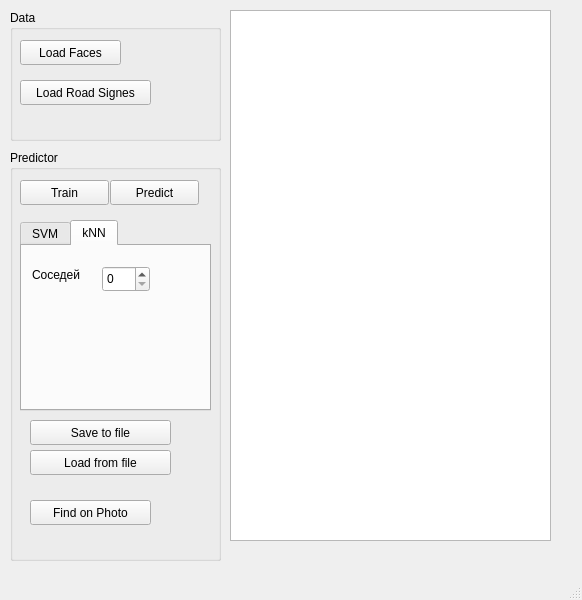
<?xml version="1.0" encoding="UTF-8"?>
<ui version="4.0">
 <class>MainWindow</class>
 <widget class="QMainWindow" name="MainWindow">
  <property name="geometry">
   <rect>
    <x>0</x>
    <y>0</y>
    <width>582</width>
    <height>600</height>
   </rect>
  </property>
  <property name="windowTitle">
   <string>MainWindow</string>
  </property>
  <widget class="QWidget" name="centralWidget">
   <widget class="QTextEdit" name="textEdit_status">
    <property name="geometry">
     <rect>
      <x>230</x>
      <y>10</y>
      <width>321</width>
      <height>531</height>
     </rect>
    </property>
   </widget>
   <widget class="QGroupBox" name="groupBox">
    <property name="geometry">
     <rect>
      <x>10</x>
      <y>10</y>
      <width>211</width>
      <height>131</height>
     </rect>
    </property>
    <property name="title">
     <string>Data</string>
    </property>
    <widget class="QPushButton" name="pushButton_load_faces">
     <property name="geometry">
      <rect>
       <x>10</x>
       <y>30</y>
       <width>101</width>
       <height>25</height>
      </rect>
     </property>
     <property name="text">
      <string>Load Faces</string>
     </property>
    </widget>
    <widget class="QPushButton" name="pushButton_loaddata">
     <property name="geometry">
      <rect>
       <x>10</x>
       <y>70</y>
       <width>131</width>
       <height>25</height>
      </rect>
     </property>
     <property name="text">
      <string>Load Road Signes</string>
     </property>
    </widget>
   </widget>
   <widget class="QGroupBox" name="groupBox_2">
    <property name="geometry">
     <rect>
      <x>10</x>
      <y>150</y>
      <width>211</width>
      <height>411</height>
     </rect>
    </property>
    <property name="title">
     <string>Predictor</string>
    </property>
    <widget class="QPushButton" name="pushButton_train">
     <property name="geometry">
      <rect>
       <x>10</x>
       <y>30</y>
       <width>89</width>
       <height>25</height>
      </rect>
     </property>
     <property name="text">
      <string>Train</string>
     </property>
    </widget>
    <widget class="QPushButton" name="pushButton_predict">
     <property name="geometry">
      <rect>
       <x>100</x>
       <y>30</y>
       <width>89</width>
       <height>25</height>
      </rect>
     </property>
     <property name="text">
      <string>Predict</string>
     </property>
    </widget>
    <widget class="QPushButton" name="pushButton_save_predictor">
     <property name="geometry">
      <rect>
       <x>20</x>
       <y>270</y>
       <width>141</width>
       <height>25</height>
      </rect>
     </property>
     <property name="text">
      <string>Save to file</string>
     </property>
    </widget>
    <widget class="QPushButton" name="pushButton_load_predictor">
     <property name="geometry">
      <rect>
       <x>20</x>
       <y>300</y>
       <width>141</width>
       <height>25</height>
      </rect>
     </property>
     <property name="text">
      <string>Load from file</string>
     </property>
    </widget>
    <widget class="QTabWidget" name="tabWidget">
     <property name="geometry">
      <rect>
       <x>10</x>
       <y>70</y>
       <width>191</width>
       <height>191</height>
      </rect>
     </property>
     <property name="currentIndex">
      <number>1</number>
     </property>
     <widget class="QWidget" name="tab">
      <attribute name="title">
       <string>SVM</string>
      </attribute>
     </widget>
     <widget class="QWidget" name="tab_2">
      <attribute name="title">
       <string>kNN</string>
      </attribute>
      <widget class="QSpinBox" name="spinBox">
       <property name="geometry">
        <rect>
         <x>80</x>
         <y>20</y>
         <width>48</width>
         <height>26</height>
        </rect>
       </property>
      </widget>
      <widget class="QLabel" name="label">
       <property name="geometry">
        <rect>
         <x>10</x>
         <y>20</y>
         <width>67</width>
         <height>17</height>
        </rect>
       </property>
       <property name="text">
        <string>Соседей</string>
       </property>
      </widget>
     </widget>
    </widget>
    <widget class="QPushButton" name="pushButton">
     <property name="geometry">
      <rect>
       <x>20</x>
       <y>350</y>
       <width>121</width>
       <height>25</height>
      </rect>
     </property>
     <property name="text">
      <string>Find on Photo</string>
     </property>
    </widget>
   </widget>
  </widget>
  <widget class="QStatusBar" name="statusBar"/>
 </widget>
 <layoutdefault spacing="6" margin="11"/>
 <resources/>
 <connections/>
</ui>
